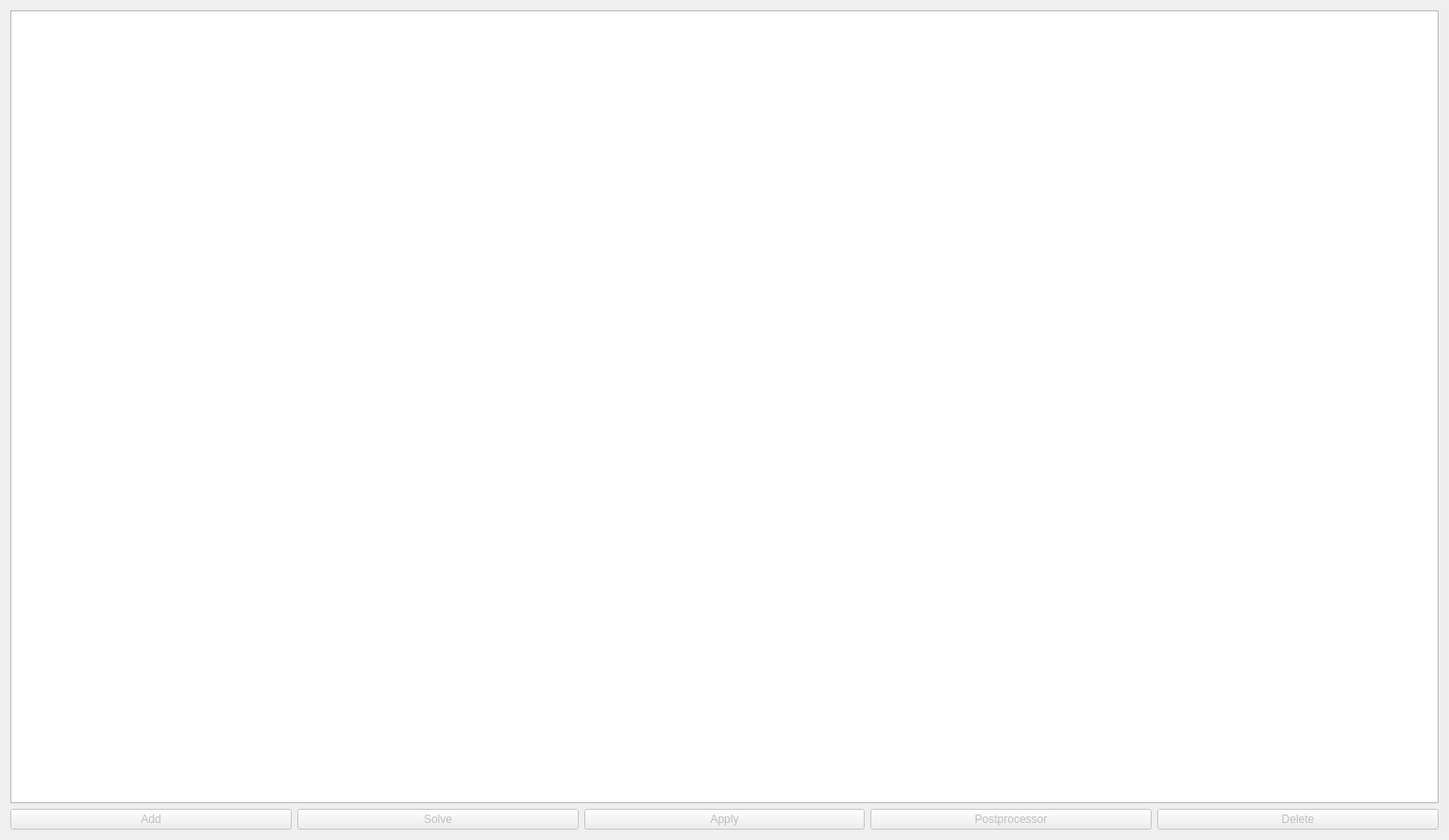
<?xml version="1.0" encoding="UTF-8"?>
<ui version="4.0">
 <class>ExtensionWindow</class>
 <widget class="QDialog" name="ExtensionWindow">
  <property name="geometry">
   <rect>
    <x>0</x>
    <y>0</y>
    <width>1535</width>
    <height>890</height>
   </rect>
  </property>
  <property name="focusPolicy">
   <enum>Qt::StrongFocus</enum>
  </property>
  <property name="windowTitle">
   <string>BestShaft</string>
  </property>
  <property name="iconSize" stdset="0">
   <size>
    <width>16</width>
    <height>16</height>
   </size>
  </property>
  <layout class="QVBoxLayout" name="verticalLayout">
   <item>
    <widget class="QTableWidget" name="tableWidget">
     <property name="enabled">
      <bool>true</bool>
     </property>
     <property name="sizePolicy">
      <sizepolicy hsizetype="Expanding" vsizetype="Expanding">
       <horstretch>0</horstretch>
       <verstretch>0</verstretch>
      </sizepolicy>
     </property>
    </widget>
   </item>
   <item>
    <layout class="QHBoxLayout" name="horizontalLayout">
     <item>
      <widget class="QPushButton" name="addButton">
       <property name="enabled">
        <bool>false</bool>
       </property>
       <property name="text">
        <string>Add</string>
       </property>
      </widget>
     </item>
     <item>
      <widget class="QPushButton" name="calculateButton">
       <property name="enabled">
        <bool>false</bool>
       </property>
       <property name="text">
        <string>Solve</string>
       </property>
       <property name="default">
        <bool>false</bool>
       </property>
      </widget>
     </item>
     <item>
      <widget class="QPushButton" name="applyButton">
       <property name="enabled">
        <bool>false</bool>
       </property>
       <property name="text">
        <string>Apply</string>
       </property>
       <property name="default">
        <bool>true</bool>
       </property>
      </widget>
     </item>
     <item>
      <widget class="QPushButton" name="postprocessorButton">
       <property name="enabled">
        <bool>false</bool>
       </property>
       <property name="text">
        <string>Postprocessor</string>
       </property>
      </widget>
     </item>
     <item>
      <widget class="QPushButton" name="deleteButton">
       <property name="enabled">
        <bool>false</bool>
       </property>
       <property name="text">
        <string>Delete</string>
       </property>
      </widget>
     </item>
    </layout>
   </item>
  </layout>
 </widget>
 <tabstops>
  <tabstop>tableWidget</tabstop>
  <tabstop>addButton</tabstop>
  <tabstop>calculateButton</tabstop>
  <tabstop>applyButton</tabstop>
  <tabstop>postprocessorButton</tabstop>
  <tabstop>deleteButton</tabstop>
 </tabstops>
 <resources/>
 <connections/>
</ui>
